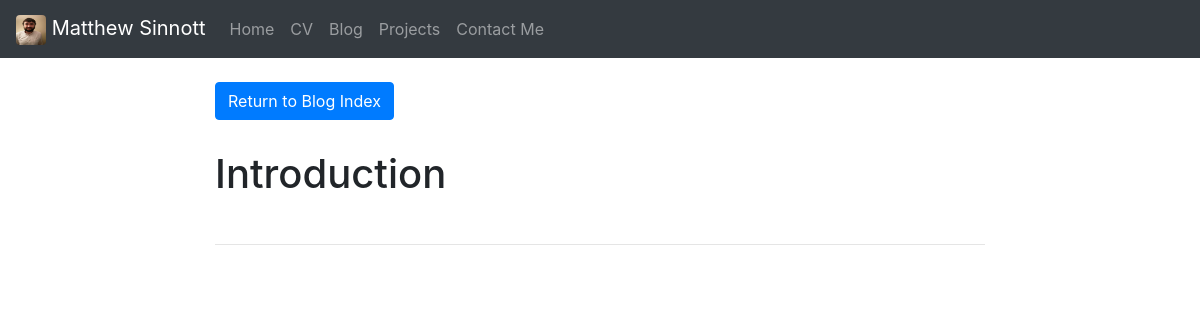
/blog/Introduction/, run on an earlier commit of the app's database.
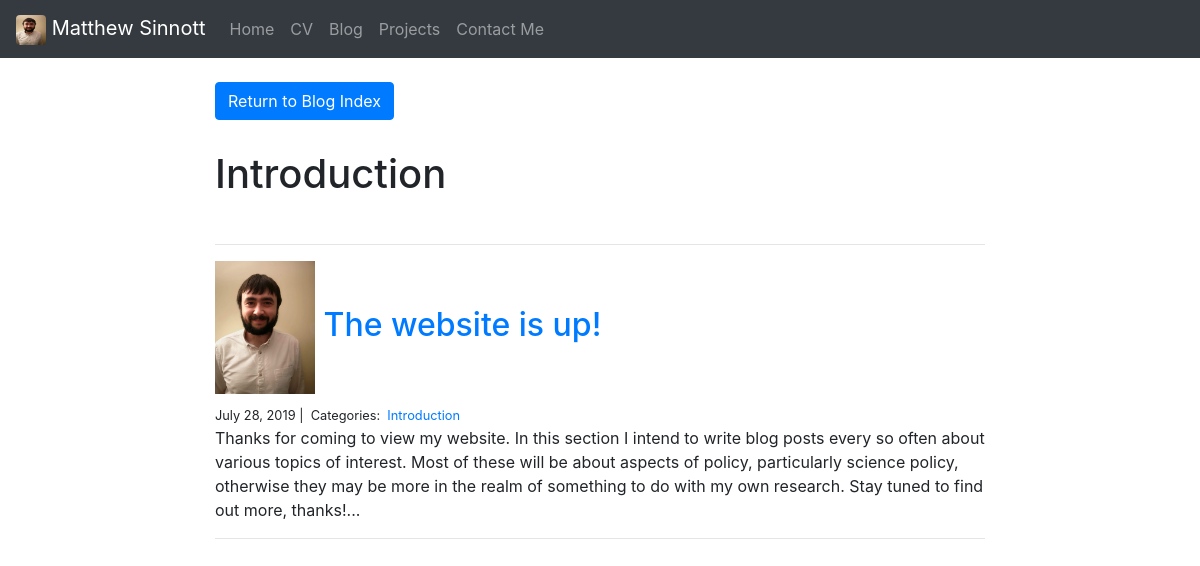
And on a later commit of the database.
### blog/models.py (models this page shows)
class Category(models.Model):
    name = models.CharField(max_length=20)

class Post(models.Model):
    title = models.CharField(max_length=255)
    cover = models.ImageField(upload_to='images/', default='')
    body = models.TextField()
    created_on = models.DateTimeField(auto_now_add=True)
    last_modified = models.DateTimeField(auto_now=True)
    categories = models.ManyToManyField('Category', related_name='posts')

### blog/views.py (the view)
# urls.py: path("<category>/", views.blog_category, name="blog_category"),
def blog_category(request, category):
    posts = Post.objects.filter(
        categories__name__contains=category
    ).order_by(
        '-created_on'
    )
    context = {
        "category": category,
        "posts": posts
    }
    return render(request, "blog_category.html", context)

### blog/templates/blog_category.html
{% extends "base.html" %}
{% block page_content %}
<div class="col-md-8 offset-md-2">
    <br>
    <a href="{% url 'blog_index' %}"
    class="btn btn-primary">
        Return to Blog Index
    </a>
    <br>
    <h1>{{ category | title }}</h1>
    <hr>
    {% for post in posts %}
        <h2><img src="{{post.cover.url}}" alt="" width="100px"> <a href="{% url 'blog_detail' post.pk%}">{{ post.title }}</a></h2>
        <small>
            {{ post.created_on.date }} |&nbsp;
            Categories:&nbsp;
            {% for category in post.categories.all %}
            <a href="{% url 'blog_category' category.name %}">
                {{ category.name }}
            </a>&nbsp;
            {% endfor %}
        </small>
        <p>{{ post.body | slice:":400" }}...</p>
    <hr>
    {% endfor %}
</div>
{% endblock %}

### personal_portfolio/templates/base.html (shortened to what this page needs)
{% load staticfiles %}<!DOCTYPE html>
<html lang="en" dir="ltr">
  <head>
    <link rel="stylesheet" href="https://stackpath.bootstrapcdn.com/bootstrap/4.1.3/css/bootstrap.min.css">
    <link rel="stylesheet" type="text/css" href="{% static "css/style.css" %}?{% now "U" %}">
  </head>
  <body>
    <nav class="navbar navbar-expand-lg navbar-dark bg-dark">
      <a class="navbar-brand" href="{% url 'index' %}">
        <img src="{% static "img/profile_pic.png" %}" width="30" height="30" alt="" class="rounded">
        Matthew Sinnott
      </a>
      <div class="collapse navbar-collapse" id="navbarSupportedContent">
        <ul class="navbar-nav mr-auto">
          {% with url_name=request.resolver_match.url_name %}
          <li class="nav-item {% if url_name == 'index' %}active{% endif %}">
            <a class="nav-link" href="{% url 'index' %}">Home</a>
          </li>
          <li class="nav-item {% if url_name == 'cv' %}active{% endif %}">
            <a class="nav-link" href="{% url 'cv' %}">CV</a>
          </li>
          <li class="nav-item {% if url_name == 'blog_index' %}active{% elif url_name == 'blog_detail' %}active{% endif %}">
            <a class="nav-link" href="{% url 'blog_index' %}">Blog</a>
          </li>
          <li class="nav-item {% if url_name == 'project_index' %}active{% elif url_name == 'project_detail' %}active{% endif %}">
            <a class="nav-link" href="{% url 'project_index' %}">Projects</a>
          </li>
          <li class="nav-item {% if url_name == 'email' %}active{% endif %}">
            <a class="nav-link" href="{% url 'email' %}">Contact Me</a>
          </li>
          {% endwith %}
        </ul>
      </div>
    </nav>
    {% block page_content %}{% endblock %}
  </body>
</html>

### personal_portfolio/static/css/style.css (style rules this page uses)
body { opacity: 1; transition: 0.7s opacity; }
.rounded { position: relative; width: 30px; height: 30px; overflow: hidden; border-radius: 50%; border-collapse: collapse; }
h1 { padding-top: 30px; padding-bottom: 30px; }

What changed in the data, as far as the page shows it:
added Category: name "Introduction"
now on this page (row edited): Post: cover (picture), title "The website is up!", created_on "July 28, 2019", body "Thanks for coming to view my website. In this section I intend to write blog posts every so often about various topics of interest. Most of these will be about aspects of policy, particularly science policy, otherwise they may be more in the realm of something to do with my own research. Stay tuned to find out more, thanks!"
Also different on the page:
{{ category | title }}: "Introduction" → (not shown)
